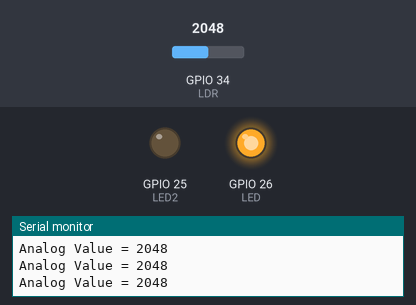
A sketch run on a simulated ESP32. On the bench: output pins drawn as LEDs (lit = HIGH), the last lines printed to the serial monitor. The test bench sets the inputs (shaded band); at power-on: GPIO 34 (LDR) = 2048.

Above: at 1.3 s.
1.4 s: GPIO 34 (LDR) set to 661
2.9 s: GPIO 34 (LDR) set to 550
At 3.4 s:
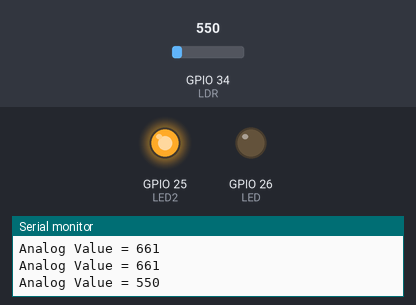
4.5 s: GPIO 34 (LDR) set to 640
At 5.7 s:
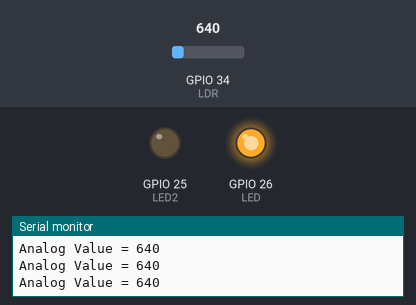
6.0 s: GPIO 34 (LDR) set to 560
At 6.9 s:
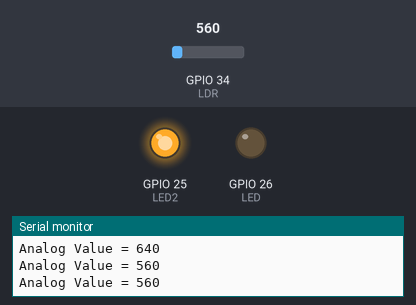
Timing chart, 0 to 8.5 s (numbered marks = the images above; inputs shaded):
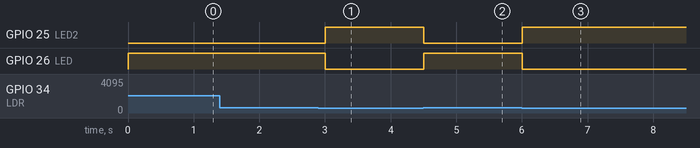

The sketch:

sensorLDR.ino
```cpp
#define LDR 34
#define LED 26
#define LED2 25


void setup() {
  Serial.begin(9600);
  pinMode(LED,OUTPUT);
  pinMode(LED2,OUTPUT);
}

void loop() {
  int analogValue = analogRead(LDR);

  Serial.print("Analog Value = ");
  Serial.println(analogValue);

  if(analogValue >= 600){
    digitalWrite(LED,HIGH);
    digitalWrite(LED2,LOW);
  }
  else {
    digitalWrite(LED,LOW);
    digitalWrite(LED2,HIGH);
  }
  delay(500);
}
```

Measured:
- the behaviour switches between 600 and 599 on GPIO 34 (LDR) (found by bisection; images 0 and 1)
- after the input at 2.9 s, GPIO 25 (LED2): LOW → HIGH after 0.10 s; GPIO 26 (LED): HIGH → LOW after 0.10 s
- after the input at 4.5 s, GPIO 25 (LED2): HIGH → LOW at once; GPIO 26 (LED): LOW → HIGH at once
- after the input at 6.0 s, GPIO 25 (LED2): LOW → HIGH at once; GPIO 26 (LED): HIGH → LOW at once
